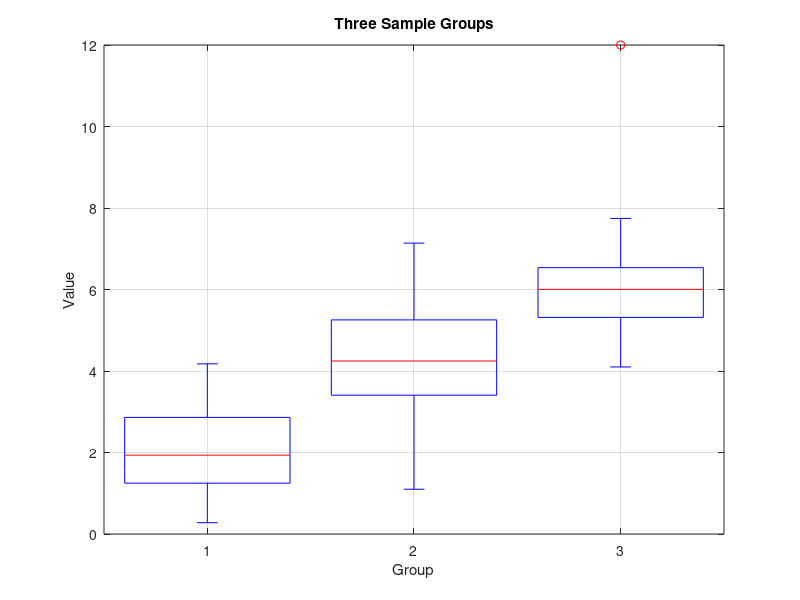

The MATLAB script that drew this image:
% boxplot — Tukey box + whiskers + outliers
% Each box spans Q1..Q3 (the inter-quartile range) with the median
% as a red line; whiskers extend to the most extreme in-fence value
% (Q1 - 1.5·IQR / Q3 + 1.5·IQR), points beyond are outliers.


clear
close all

% Three groups with different spread + a couple of outliers.
% randn(R, C) = R×C standard normal.
g1 = 2  + 1.0 * randn(1, 40);
g2 = 4  + 1.5 * randn(1, 40);
g3 = 6  + 0.8 * randn(1, 40);
g3(end) = 12;     % seeded outlier

% boxplot on a matrix → one box per column.
M = [g1; g2; g3]';

figure
boxplot(M)
title('Three Sample Groups')
xlabel('Group')
ylabel('Value')
grid on
